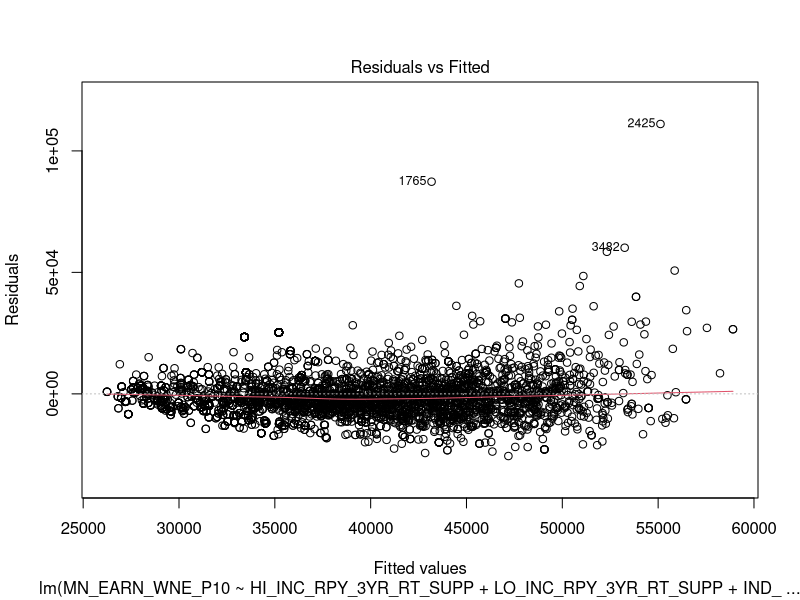
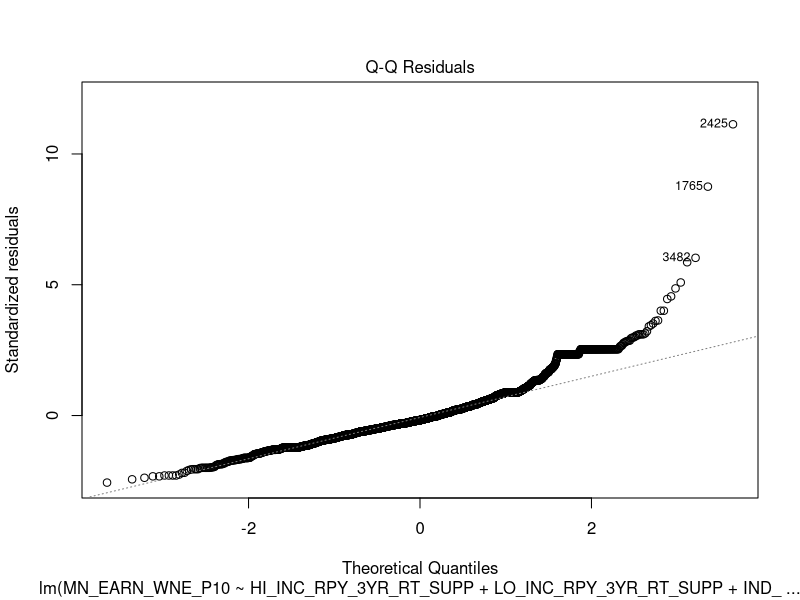
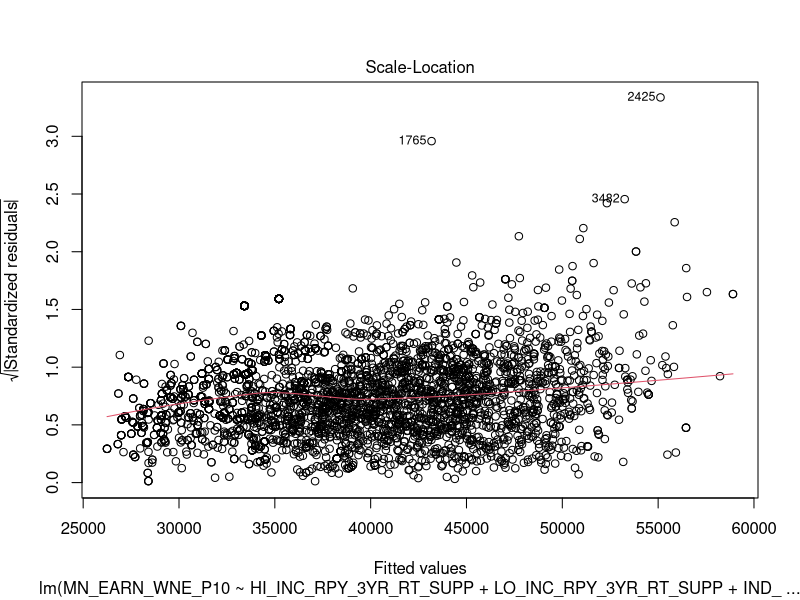
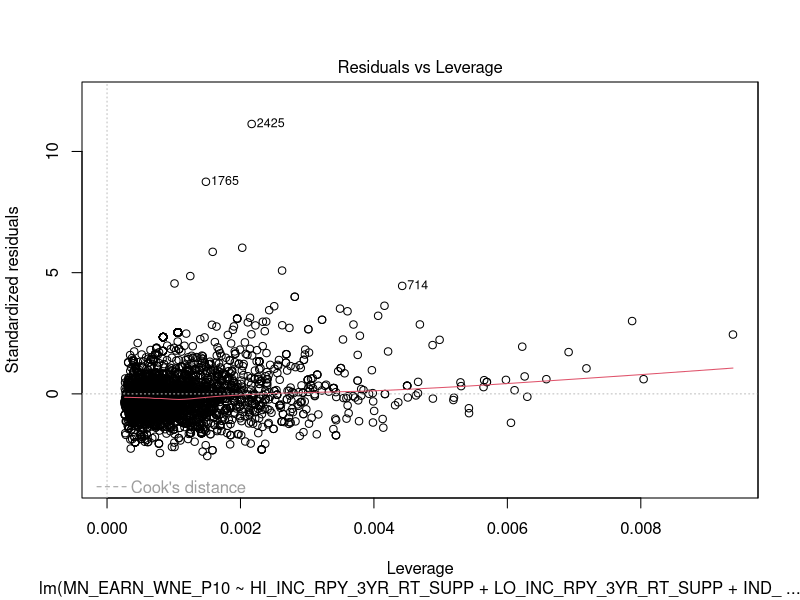
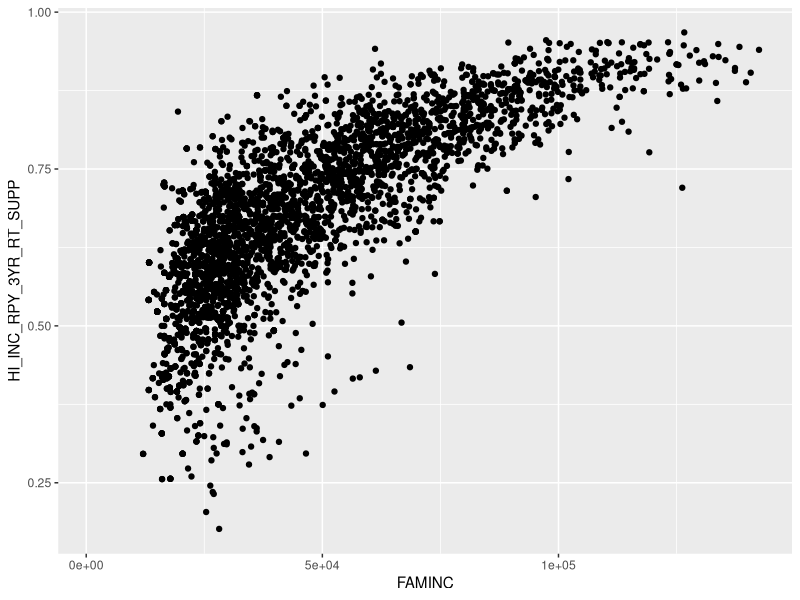

R code for these plots, in order:
## ---- chunk 1
library(tidyverse)
library(readr)
collegescorecard <- read_csv("group-h-csv.csv", na = c("", "NA", "NULL", "PrivacySuppressed"),
    col_types = cols(ADM_RATE = col_number(), 
        ADM_RATE_ALL = col_number(), C150_4 = col_number(), 
        COMPL_RPY_3YR_RT_SUPP = col_number(), 
        CONTROL = col_character(), COSTT4_A = col_number(), 
        DEP_RPY_3YR_RT_SUPP = col_number(), 
        FAMINC = col_number(), FEMALE_RPY_3YR_RT_SUPP = col_number(), 
        FIRSTGEN_RPY_3YR_RT_SUPP = col_number(), 
        GRAD_DEBT_MDN10YR_SUPP = col_number(), 
        GRAD_DEBT_MDN_SUPP = col_number(), 
        HIGHDEG = col_character(), HI_INC_RPY_3YR_RT_SUPP = col_number(), 
        ICLEVEL = col_character(), IND_RPY_3YR_RT_SUPP = col_number(), 
        LO_INC_RPY_3YR_RT_SUPP = col_number(), 
        MALE_RPY_3YR_RT_SUPP = col_number(), 
        MD_EARN_WNE_P10 = col_number(), MD_FAMINC = col_number(), 
        MD_INC_RPY_3YR_RT_SUPP = col_number(), 
        MN_EARN_WNE_P10 = col_number(), NONCOM_RPY_3YR_RT_SUPP = col_number(), 
        NOPELL_RPY_3YR_RT_SUPP = col_number(), 
        NOTFIRSTGEN_RPY_3YR_RT_SUPP = col_number(), 
        NPT4_PRIV = col_number(), NPT4_PUB = col_number(), 
        OPEID = col_character(), PCTFLOAN = col_number(), 
        PCTPELL = col_number(), PELL_RPY_3YR_RT_SUPP = col_number(), 
        PFTFAC = col_number(), PREDDEG = col_character(), 
        RPY_3YR_RT_SUPP = col_number(), SAT_AVG = col_number(), 
        TUITFTE = col_number(), TUITIONFEE_IN = col_number(), 
        TUITIONFEE_OUT = col_number(), UNITID = col_character()))

collegescorecard<- collegescorecard%>% mutate(SCH_DEG=as.factor(SCH_DEG), PREDDEG=as.factor(PREDDEG), HIGHDEG=as.factor(HIGHDEG), CONTROL=as.factor(CONTROL)) 

## ---- chunk 2
model<-lm(MN_EARN_WNE_P10~MD_FAMINC+PCTPELL+GRAD_DEBT_MDN10YR_SUPP+ADM_RATE+LO_INC_RPY_3YR_RT_SUPP, data=collegescorecard)

repaymentmod<-lm(MN_EARN_WNE_P10~MALE_RPY_3YR_RT_SUPP+FEMALE_RPY_3YR_RT_SUPP+FIRSTGEN_RPY_3YR_RT_SUPP+HI_INC_RPY_3YR_RT_SUPP+LO_INC_RPY_3YR_RT_SUPP+IND_RPY_3YR_RT_SUPP+NONCOM_RPY_3YR_RT_SUPP, data=collegescorecard)

repay<-lm(MN_EARN_WNE_P10~HI_INC_RPY_3YR_RT_SUPP+LO_INC_RPY_3YR_RT_SUPP+IND_RPY_3YR_RT_SUPP, data=collegescorecard)

anova(repay)

anova(repaymentmod)

plot(repay)

summary(repaymentmod)
summary(model)

collegescorecard%>%
  select(FAMINC, HI_INC_RPY_3YR_RT_SUPP)%>%
  cor()

library(ggplot2)
ggplot(data=collegescorecard, aes(x=FAMINC, y=HI_INC_RPY_3YR_RT_SUPP))+
  geom_point()
## ---- chunk 3


## ---- chunk 4
modfaminc1<- lm(MN_EARN_WNE_P10~MD_FAMINC+ADM_RATE_ALL+C150_4+HIGHDEG+TUITFTE+TUITIONFEE_OUT+TUITIONFEE_IN+SAT_AVG+GRAD_DEBT_MDN_SUPP, data=collegescorecard)
summary(modfaminc1)
## ---- chunk 5
library(car)
collegescorecard%>%
  select(MD_FAMINC,ADM_RATE_ALL,C150_4,TUITFTE,TUITIONFEE_OUT,TUITIONFEE_IN,SAT_AVG,GRAD_DEBT_MDN_SUPP)%>%
  cor()
